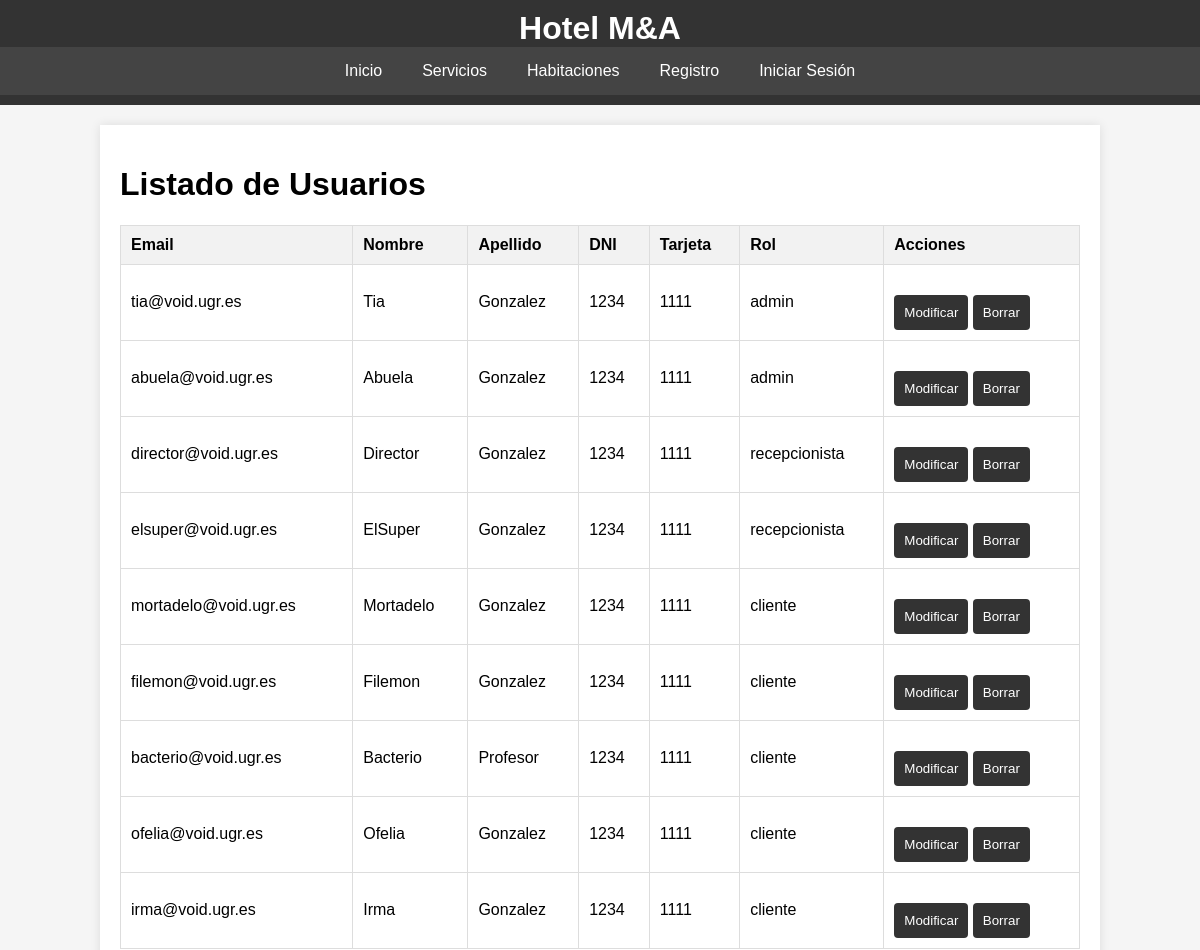
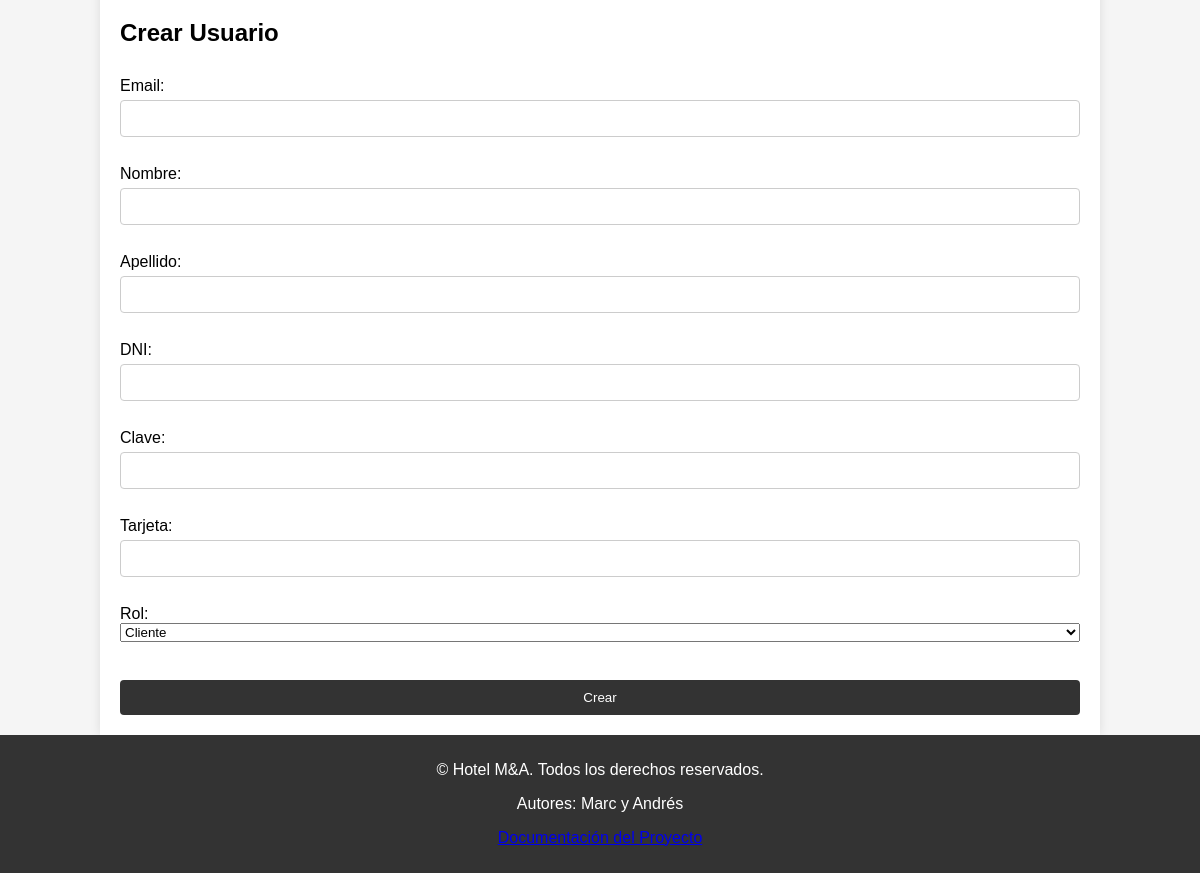
Screenshot of /vista/crudusuario.php with the database file from the repository (2 pictures, top to bottom).
### tables this page shows
CREATE TABLE `usuario` (
  `id` int(11) NOT NULL AUTO_INCREMENT,
  `email` varchar(99) NOT NULL,
  `clave` varchar(99) NOT NULL,
  `nombre` varchar(50) NOT NULL,
  `apellido` varchar(50) NOT NULL,
  `dni` varchar(20) NOT NULL,
  `tarjeta` int(11) NOT NULL,
  `rol` enum('cliente','admin','recepcionista','anonimo') NOT NULL,
  PRIMARY KEY (`id`,`email`),
  KEY `email` (`email`)
);

### modelos/conectbd.php (called while the page is built, shortened)
<?php
function conectarBD() {
    $connection = new mysqli(DB_HOST, DB_USER, DB_PASSWORD, DB_NAME);
    return $connection;
}
?>

### controlador/controlador.php (called while the page is built, shortened)
<?php
require_once(__DIR__ .'/../modelos/conectbd.php');
require_once(__DIR__ .'/../modelos/funcionesdb.php');
class ControladorSolicitud {
    private $conexion;
    public function __construct() {
        $this->conexion = conectarBD();
    }
    function obtenerlistaUsuarios(){
        $result = otbenerTodosUsuarios($this->conexion);
        return $result;
    }
}
?>

### modelos/funcionesdb.php (called while the page is built, shortened)
<?php
function otbenerTodosUsuarios($conexion) {
    $sql = "SELECT * FROM usuario";
    $result = $conexion->query($sql);
    return $result;
}
?>

### vista/crudusuario.php (the view, shortened to what this page needs)
<!DOCTYPE html>
<html lang="es">
<head>
    <link rel="stylesheet" href="styles.css">
</head>
<body>
    <?php
        require_once '../controlador/controlador.php';
    ?>
    <?php include 'header.php'; ?>
    <div class="container">
        <h1>Listado de Usuarios</h1>
        <?php
        require_once '../controlador/controlador.php';
        $controlador = new ControladorSolicitud();
        $result = $controlador->obtenerlistaUsuarios();
        if ($result->num_rows > 0) {
            echo "<table>";
            echo "<tr><th>Email</th><th>Nombre</th><th>Apellido</th><th>DNI</th><th>Tarjeta</th><th>Rol</th><th>Acciones</th></tr>";
            while ($row = $result->fetch_assoc()) {
                echo "<tr>";
                echo "<td>" . $row['email'] . "</td>";
                echo "<td>" . $row['nombre'] . "</td>";
                echo "<td>" . $row['apellido'] . "</td>";
                echo "<td>" . $row['dni'] . "</td>";
                echo "<td>" . $row['tarjeta'] . "</td>";
                echo "<td>" . $row['rol'] . "</td>";
                echo '<td>
                        <form method="post" style="display:inline;">
                            <input type="hidden" name="email" value="' . $row['email'] . '">
                            <button type="submit" name="modificar">Modificar</button>
                        </form>
                        <form method="post" style="display:inline;">
                            <input type="hidden" name="email" value="' . $row['email'] . '">
                            <button type="submit" name="borrar">Borrar</button>
                        </form>
                      </td>';
                echo "</tr>";
            }
            echo "</table>";
        } else {
            echo "<p>No hay usuarios disponibles.</p>";
        }
        ?>
        <h2>Crear Usuario</h2>
        <form method="post">
            <label for="email">Email:</label>
            <input type="email" id="email" name="email" required><br>
            <label for="nombre">Nombre:</label>
            <input type="text" id="nombre" name="nombre" required><br>
            <label for="apellidos">Apellido:</label>
            <input type="text" id="apellidos" name="apellidos" required><br>
            <label for="dni">DNI:</label>
            <input type="text" id="dni" name="dni" required><br>
            <label for="clave">Clave:</label>
            <input type="password" id="clave" name="clave" required><br>
            <label for="tarjeta">Tarjeta:</label>
            <input type="text" id="tarjeta" name="tarjeta" required><br>
            <label for="rol">Rol:</label>
            <select id="rol" name="rol" required>
                <option value="cliente">Cliente</option>
            </select><br>
            <button type="submit" name="crear">Crear</button>
        </form>
    </div>
    <?php include 'footer.php'; ?>
</body>
</html>

### vista/styles.css (style rules this page uses)
body { font-family: Arial, sans-serif; margin: 0; padding: 0; background-color: #f5f5f5; }
.container { width: 80%; margin: 0 auto; padding: 20px; background-color: white; box-shadow: 0 0 10px rgba(0, 0, 0, 0.1); margin-top: 20px; }
form { display: flex; flex-direction: column; }
form label { margin-top: 10px; }
form input[type="text"], form input[type="email"], form input[type="password"], form input[type="date"], form input[type="number"] { padding: 10px; margin-top: 5px; border: 1px solid #ccc; border-radius: 4px; }
form button { margin-top: 20px; padding: 10px; background-color: #333; color: white; border: none; cursor: pointer; border-radius: 4px; }
table { width: 100%; border-collapse: collapse; margin-top: 20px; }
table, th, td { border: 1px solid #ddd; }
th, td { padding: 10px; text-align: left; }
th { background-color: #f2f2f2; }

### rows the page displays
usuario: email "tia@void.ugr.es", nombre "Tia", apellido "Gonzalez", dni "1234", tarjeta "1111", rol "admin"
usuario: email "abuela@void.ugr.es", nombre "Abuela", apellido "Gonzalez", dni "1234", tarjeta "1111", rol "admin"
usuario: email "director@void.ugr.es", nombre "Director", apellido "Gonzalez", dni "1234", tarjeta "1111", rol "recepcionista"
usuario: email "elsuper@void.ugr.es", nombre "ElSuper", apellido "Gonzalez", dni "1234", tarjeta "1111", rol "recepcionista"
usuario: email "mortadelo@void.ugr.es", nombre "Mortadelo", apellido "Gonzalez", dni "1234", tarjeta "1111", rol "cliente"
usuario: email "filemon@void.ugr.es", nombre "Filemon", apellido "Gonzalez", dni "1234", tarjeta "1111", rol "cliente"
usuario: email "bacterio@void.ugr.es", nombre "Bacterio", apellido "Profesor", dni "1234", tarjeta "1111", rol "cliente"
usuario: email "ofelia@void.ugr.es", nombre "Ofelia", apellido "Gonzalez", dni "1234", tarjeta "1111", rol "cliente"
usuario: email "irma@void.ugr.es", nombre "Irma", apellido "Gonzalez", dni "1234", tarjeta "1111", rol "cliente"
